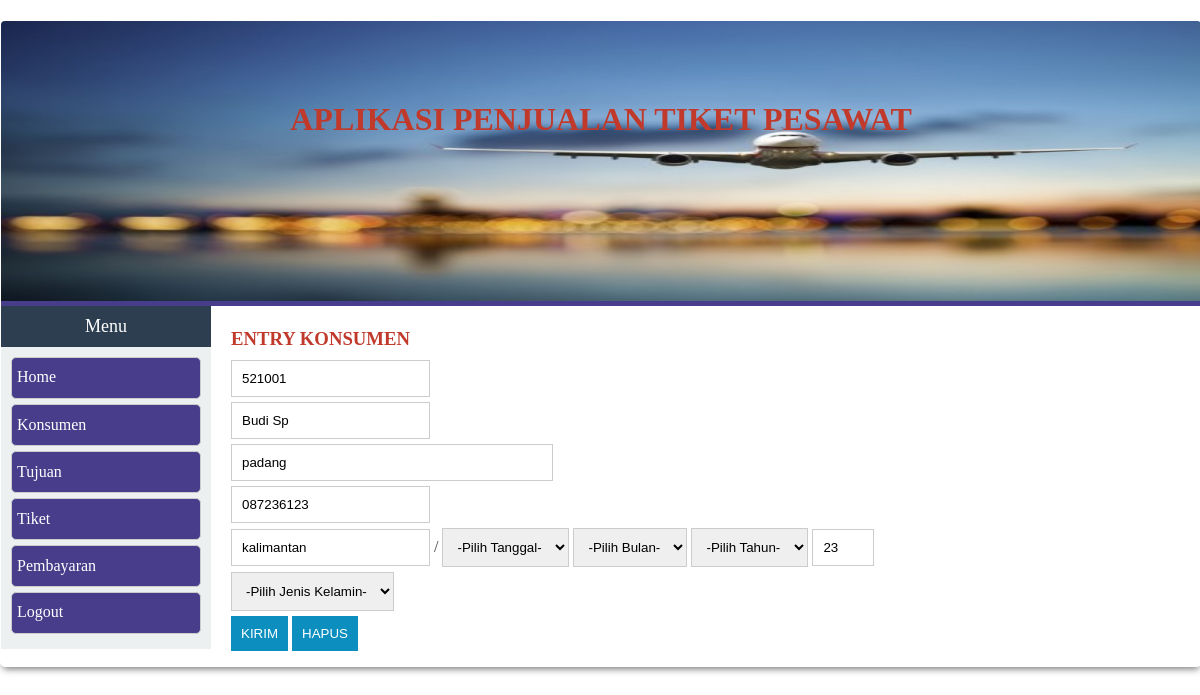
The page /edit.php?idp=521001 (signed in) on the database its author committed.
### tables this page shows
CREATE TABLE IF NOT EXISTS `tbl_konsumen` (
  `no_identitas` int(8) NOT NULL,
  `nama_konsumen` varchar(64) NOT NULL,
  `almt_komsumen` varchar(100) NOT NULL,
  `telepon` varchar(13) NOT NULL,
  `umur` int(2) NOT NULL,
  `jenis_kelamin` varchar(10) NOT NULL,
  `tmp_lahir` varchar(100) NOT NULL,
  `tanggal` date NOT NULL,
  `foto` varchar(100) NOT NULL,
  PRIMARY KEY  (`no_identitas`)
);

### edit.php (the view, shortened to what this page needs)
<?php
include('koneksi/conn.php');
include('template/top.php');
include('template/navigasi.php');
$id=$_GET['idp'];
$sql = "SELECT * FROM tbl_konsumen WHERE no_identitas='$id' ";
$hasil=mysqli_query($conn,$sql) or die(mysqli_error());
while ($tampil=mysqli_fetch_array($hasil))
{
	?>
	<div id="main">
		<div class="content">
			<h3>Entry Konsumen</h3>
			<form action="updatepenumpang.php" method="POST" enctype="multipart/form-data">
				<div class="input-group">
					<input type="text" value="<?php echo $id; ?>" name="no_identitas">
				</div>
				<div class="input-group">
					<input type="text" name="nama_konsumen" value="<?php echo $tampil['nama_konsumen']; ?>">
				</div>
				<div class="input-group">
					<input type="text"  style="width: 300px;" name="almt_konsumen" value="<?php echo $tampil['almt_komsumen']; ?>">
				</div>
				<div class="input-group">
					<input type="text"  name="telepon" value="<?php echo $tampil['telepon']; ?>">
				</div>
				<div class="input-group">
					<input type="text" name="tmp_lahir" id="tempat"  value="<?php echo $tampil['tmp_lahir']; ?>"> /
					<select name="tgl" id="tanggal">
						<option value="0">-Pilih Tanggal-</option>
					</select>
					<select name="bln" id="bulan">
						<?php $bulan = array("-Pilih Bulan-","Januari","Februari","Maret","April","Mei","Juni","Juli","Agustus","September","Oktober","November","Desember");
						for($i=0;$i<=12;$i++)
						{
							echo "<option value=".$i.">".$bulan[$i]."</option>" ."<br>";
						}
						?>
					</select>
					<select name="thn" id="tahun" onchange="document.getElementById('dat').value=2016-this.options[this.selectedIndex].text">
						<option>-Pilih Tahun-<?php echo $_POST['tahun']?>
							<?php for($t=1990;$t<2016;$t++){?> <option><?php echo $t ?></option>
							<?php };?>
						</select>
						<input type="text" name="umur" id="dat" style="width: 40px;"  value="<?php echo $tampil['umur']; ?>">
					</div>
					<div class="input-group">
						<select name="jenis_kelamin" id="" >
							<option value="<?php echo $tampil['jenis_kelamin']; ?>">-Pilih Jenis Kelamin-</option>
						</select>
					</div>
					<div class="input-group">
						<button type="submit" class="btn">Kirim</button>
						<button type="reset" class="btn">Hapus</button>
					</div>
				</form>
			</div>
		</div>
		<?php include('template/footer.php');} ?>

### style.css (style rules this page uses)
* { padding: 0; margin: 0; }
#main { background-color: #000; }
.content { width: 960px; padding: 10px 0; float: left; margin-left: 20px; color: #403F3F; }
.content h3 { text-transform: uppercase; color: #c0392b; height: 20px; margin: 12px 0; }
.input-group { margin-bottom: 5px; }
.input-group input { padding:10px; border:1px solid #ccc; }
.input-group select { padding: 10px; border: 1px solid #ccc; }
.btn { border: none; padding: 10px; background: #0C8FBF; color: #fff; text-transform: uppercase; text-align: center; cursor: pointer; }

### rows shown on the page
tbl_konsumen: nama_konsumen "Budi Sp", almt_konsumen "padang", telepon "087236123", tmp_lahir "kalimantan", umur "23"

### other values the page prints
form field bln "-Pilih Bulan-"
